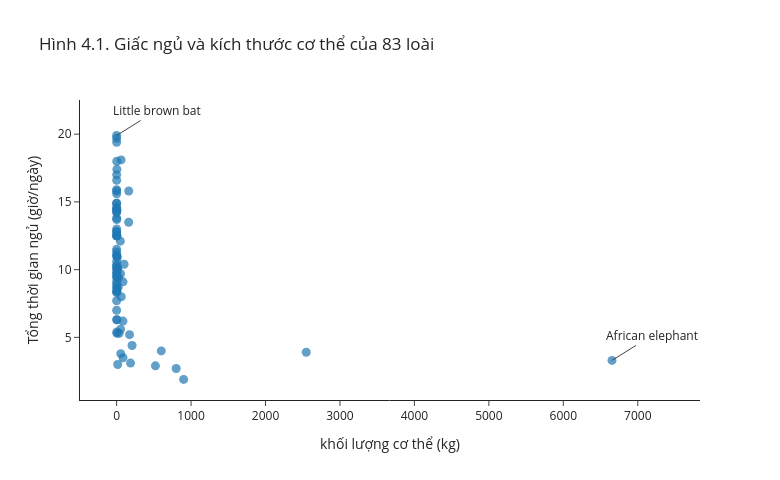

The code cell stored with this chart in its notebook:
### Markdown cell above
Vì sao lấy logarit? Khối lượng các loài trải từ vài gam (chuột, dơi) tới vài tấn (voi). Trên thang thường, gần như mọi điểm dồn về một góc. Trên thang logarit, mỗi bước bằng nhau tương ứng với khối lượng **gấp** một số lần như nhau: tăng `log_bodywt` thêm 1 nghĩa là nặng gấp $e \approx 2{,}72$ lần; tăng thêm $\log 10 \approx 2{,}3$ nghĩa là nặng gấp 10 lần. Ví dụ dơi nâu nhỏ nặng 10 g, $\log 10 \approx 2{,}30$; voi châu Phi có $\log$ khối lượng khoảng 15,71.

Hai hình dưới vẽ cùng dữ liệu: hình thứ nhất dùng khối lượng gốc `bodywt` (kg), hình thứ hai dùng `log_bodywt`. Cả hai mang tiêu đề "Hình 4.1".

<!-- branch-plot-instructions:start -->

**Đọc code vẽ bằng Plotly.** Plotly Express lấy tên cột từ data frame để tạo các trace; dùng rê chuột để đọc giá trị từng quan sát. Thử đổi thuộc tính hiển thị trong trace hoặc layout, rồi chạy lại ô; giữ dữ liệu để so sánh.

<!-- branch-plot-instructions:end -->

### Code cell
ten_can_ghi = ["Little brown bat", "African elephant"]

# Rê chuột lên một điểm để xem tên loài, chế độ ăn và tình trạng bảo tồn
fig = px.scatter(msleep, x="bodywt", y="sleep_total", hover_name="name",
                 hover_data={"vore": True, "conservation": True, "bodywt": ":.2f"},
                 labels={"bodywt": "khối lượng cơ thể (kg)", "sleep_total": "Tổng thời gian ngủ (giờ/ngày)"},
                 title="Hình 4.1. Giấc ngủ và kích thước cơ thể của 83 loài", width=780, height=480)
fig.update_traces(marker=dict(size=9, opacity=0.7))
for ten in ten_can_ghi:
    dong = msleep[msleep["name"] == ten].iloc[0]
    fig.add_annotation(x=dong["bodywt"], y=dong["sleep_total"], text=ten, showarrow=True, arrowhead=0, ax=40, ay=-25)
fig.show()

### Figure 1 — Plotly figure (JSON) as saved in the notebook; plotly's stock layout.template omitted (floating-point values rounded to 4 significant figures; data arrays with more than 128 entries replaced by an {"elided": "..."} marker saying what was removed)
{"data": [{"customdata": {"elided": "83x2 str values"}, "hovertemplate": "<b>%{hovertext}</b><br><br>khối lượng cơ thể (kg)=%{x:.2f}<br>Tổng thời gian ngủ (giờ/ngày)=%{y}<br>vore=%{customdata[0]}<br>conservation=%{customdata[1]}<extra></extra>", "hovertext": ["Cheetah", "Owl monkey", "Mountain beaver", "Greater short-tailed shrew", "Cow", "Three-toed sloth", "Northern fur seal", "Vesper mouse", "Dog", "Roe deer", "Goat", "Guinea pig", "Grivet", "Chinchilla", "Star-nosed mole", "African giant pouched rat", "Lesser short-tailed shrew", "Long-nosed armadillo", "Tree hyrax", "North American Opossum", "Asian elephant", "Big brown bat", "Horse", "Donkey", "European hedgehog", "Patas monkey", "Western american chipmunk", "Domestic cat", "Galago", "Giraffe", "Pilot whale", "Gray seal", "Gray hyrax", "Human", "Mongoose lemur", "African elephant", "Thick-tailed opposum", "Macaque", "Mongolian gerbil", "Golden hamster", "Vole ", "House mouse", "Little brown bat", "Round-tailed muskrat", "Slow loris", "Degu", "Northern grasshopper mouse", "Rabbit", "Sheep", "Chimpanzee", "Tiger", "Jaguar", "Lion", "Baboon", "Desert hedgehog", "Potto", "Deer mouse", "Phalanger", "Caspian seal", "Common porpoise", "Potoroo", "Giant armadillo", "Rock hyrax", "Laboratory rat", "African striped mouse", "Squirrel monkey", "Eastern american mole", "Cotton rat", "Mole rat", "Arctic ground squirrel", "Thirteen-lined ground squirrel", "Golden-mantled ground squirrel", "Musk shrew", "Pig", "Short-nosed echidna", "Eastern american chipmunk", "Brazilian tapir", "Tenrec", "Tree shrew", "Bottle-nosed dolphin", "Genet", "Arctic fox", "Red fox"], "legendgroup": "", "marker": {"color": "#1F77B4", "opacity": 0.7, "size": 9, "symbol": "circle"}, "mode": "markers", "name": "", "orientation": "v", "showlegend": false, "type": "scatter", "x": [50.0, 0.48, 1.35, 0.019, 600.0, 3.85, 20.49, 0.045, 14.0, 14.8, 33.5, 0.728, 4.75, 0.42, 0.06, 1.0, 0.005, 3.5, 2.95, 1.7, 2547.0, 0.023, 521.0, 187.0, 0.77, 10.0, 0.071, 3.3, 0.2, 900.0, 800.0, 85.0, 2.625, 62.0, 1.67, 6654.0, 0.37, 6.8, 0.053, 0.12, 0.035, 0.022, 0.01, 0.266, 1.4, 0.21, 0.028, 2.5, 55.5, 52.2, 162.6, 100.0, 161.5, 25.23, 0.55, 1.1, 0.021, 1.62, 86.0, 53.18, 1.1, 60.0, 3.6, 0.32, 0.044, 0.743, 0.075, 0.148, 0.122, 0.92, 0.101, 0.205, 0.048, 86.25, 4.5, 0.112, 207.5, 0.9, 0.104, 173.3, 2.0, 3.38, 4.23], "xaxis": "x", "y": [12.1, 17.0, 14.4, 14.9, 4.0, 14.4, 8.7, 7.0, 10.1, 3.0, 5.3, 9.4, 10.0, 12.5, 10.3, 8.3, 9.1, 17.4, 5.3, 18.0, 3.9, 19.7, 2.9, 3.1, 10.1, 10.9, 14.9, 12.5, 9.8, 1.9, 2.7, 6.2, 6.3, 8.0, 9.5, 3.3, 19.4, 10.1, 14.2, 14.3, 12.8, 12.5, 19.9, 14.6, 11.0, 7.7, 14.5, 8.4, 3.8, 9.7, 15.8, 10.4, 13.5, 9.4, 10.3, 11.0, 11.5, 13.7, 3.5, 5.6, 11.1, 18.1, 5.4, 13.0, 8.7, 9.6, 8.4, 11.3, 10.6, 16.6, 13.8, 15.9, 12.8, 9.1, 8.6, 15.8, 4.4, 15.6, 8.9, 5.2, 6.3, 12.5, 9.8], "yaxis": "y"}], "layout": {"annotations": [{"arrowhead": 0, "ax": 40, "ay": -25, "showarrow": true, "text": "Little brown bat", "x": 0.01, "y": 19.9}, {"arrowhead": 0, "ax": 40, "ay": -25, "showarrow": true, "text": "African elephant", "x": 6654.0, "y": 3.3}], "height": 480, "legend": {"tracegroupgap": 0}, "title": {"text": "Hình 4.1. Giấc ngủ và kích thước cơ thể của 83 loài"}, "width": 780, "xaxis": {"anchor": "y", "domain": [0.0, 1.0], "title": {"text": "khối lượng cơ thể (kg)"}}, "yaxis": {"anchor": "x", "domain": [0.0, 1.0], "title": {"text": "Tổng thời gian ngủ (giờ/ngày)"}}}}
